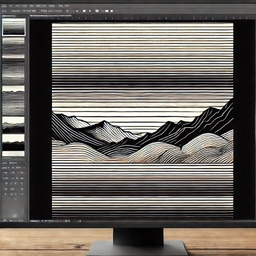
#> input picture media/h_edgy.jpeg, 256 x 256 px, shrunk from 1024 x 1024 before the run, found by its file name
$ jupyter execute 05_convolution_operation.ipynb   (shell and % lines are left out)
#> lines starting #> are read from the running program, lines starting #| are printed output that depends on the picture
# The Convolution Operation

[cell 1]
# run this cell first

[cell 2]
from PIL import Image
import numpy as np
import matplotlib.pyplot as plt

[cell 3]
def apply_convolution(input_matrix, filter_matrix):
    """Apply a 2D filter to a single-channel matrix."""
    if input_matrix.ndim != 2:
        raise ValueError("apply_convolution expects a 2D, single-channel matrix.")

    # Get the dimensions of the input and filter
    input_height, input_width = input_matrix.shape[0], input_matrix.shape[1]
    filter_height, filter_width = filter_matrix.shape

    # Calculate the dimensions of the output matrix
    output_height = input_height - filter_height + 1
    output_width = input_width - filter_width + 1

    # Initialize the output matrix
    output_matrix = np.zeros((output_height, output_width))

    # Perform the convolution operation
    for i in range(output_height):
        for j in range(output_width):
            region = input_matrix[i:i+filter_height, j:j+filter_width]
            output_matrix[i, j] = np.sum(region * filter_matrix)

    return output_matrix


def apply_convolution_rgb(input_matrix, filter_matrix):
    """Apply the same 2D filter independently to each RGB channel."""
    if input_matrix.ndim != 3 or input_matrix.shape[2] != 3:
        raise ValueError("apply_convolution_rgb expects an RGB array with shape (height, width, 3).")

    input_height, input_width, channels = input_matrix.shape
    filter_height, filter_width = filter_matrix.shape
    output_height = input_height - filter_height + 1
    output_width = input_width - filter_width + 1
    output_matrix = np.zeros((output_height, output_width, channels))

    # Add a singleton channel dimension so the spatial filter is shared by R, G, and B.
    channel_filter = filter_matrix[:, :, np.newaxis]
    for i in range(output_height):
        for j in range(output_width):
            region = input_matrix[i:i+filter_height, j:j+filter_width, :]
            output_matrix[i, j, :] = np.sum(
                region * channel_filter, axis=(0, 1)
            )

    return output_matrix

## 1-Channel Matrix Examples

### Example 1

[cell 4]
# Define the 6x6 input matrix
input_matrix = np.array([
    [3, 0, 2, 1, 6, 1],
    [8, 5, 3, 5, 2, 4],
    [9, 7, 3, 2, 6, 3],
    [0, 9, 0, 6, 9, 9],
    [1, 2, 3, 5, 2, 7],
    [7, 1, 2, 4, 3, 8],
])

# Define the 3x3 filter
filter_matrix = np.array([
    [-1, -1, -1],
    [ 0,  0,  0],
    [ 1,  1,  1],
])

output_matrix = apply_convolution(input_matrix, filter_matrix)

print("Input Matrix:\n", input_matrix)
print("Filter Matrix:\n", filter_matrix)
print("Output Matrix:\n", output_matrix)

### Example 2

[cell 5]
input_matrix = np.array([
    [0, 0, 0, 0, 0, 0],
    [0, 0, 0, 0, 0, 0],
    [0, 0, 0, 0, 0, 0],
    [9, 9, 9, 9, 9, 9],
    [9, 9, 9, 9, 9, 9],
    [9, 9, 9, 9, 9, 9],
])

# Define the 3x3 filter
filter_matrix = np.array([
    [-1, -1, -1],
    [ 0,  0,  0],
    [ 1,  1,  1],
])

output_matrix = apply_convolution(input_matrix, filter_matrix)

print("Input Matrix:\n", input_matrix)
print("Filter Matrix:\n", filter_matrix)
print("Output Matrix:\n", output_matrix)

## Image examples

An RGB image contains three matrices: one each for red, green, and blue. For edge detection, we will first convert the image to a single luminance channel. This produces an interpretable grayscale response showing where intensity changes.

For blur and sharpening, we will instead apply the same spatial filter independently to all three color channels so that the output remains an RGB image.

[cell 6]
# Load the image
image_path =  "/content/media//h_edgy.jpeg"
image = Image.open(image_path).convert("RGB")
#> image is the input picture: PIL image 256x256 RGB; mean R, G, B 107.6, 103, 97.1

fig, axs = plt.subplots(figsize=(10, 5))  # Adjust the figsize to make the images smaller
axs.imshow(image)
axs.axis('off')
plt.show()

[cell 7]
# Edge-detection filters operate on a single luminance channel.
edge_filters = {
    # vertical edge detection: gradient along the horizontal is measured
    # Vertical Sobel
    "vsobel": np.array([
        [-1, 0, 1],
        [-2, 0, 2],
        [-1, 0, 1]
    ]),
    # horizontal edge detection: gradient along the vertical is measured
    # Horizontal Sobel
    "hsobel": np.array([
        [-1, -2, -1],
        [0, 0, 0],
        [1, 2, 1]
    ]),
    # vertical edge detection: gradient along the horizontal is measured
    # Vertical Prewitt
    "vprewitt": np.array([
        [-1, 0, 1],
        [-1, 0, 1],
        [-1, 0, 1]
    ]),
    # horizontal edge detection: gradient along the vertical is measured
    # Horizontal Prewitt
    "hprewitt": np.array([
        [-1, -1, -1],
        [0, 0, 0],
        [1, 1, 1]
    ]),
}

# Enhancement filters are applied independently to the R, G, and B channels.
color_filters = {
    # Sharpen
    "sharpen": np.array([
        [0, -1, 0],
        [-1, 5, -1],
        [0, -1, 0]
    ]),
    # Box Blur
    "boxblur": np.array([
        [1/9, 1/9, 1/9],
        [1/9, 1/9, 1/9],
        [1/9, 1/9, 1/9]
    ])
}

[cell 8]
rgb_input = np.asarray(image, dtype=float)
grayscale_input = np.asarray(image.convert("L"), dtype=float)
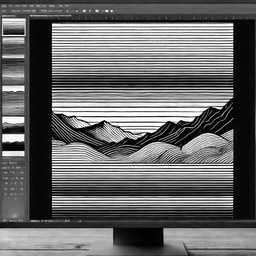
#> grayscale_input: shape (256, 256) float64; min 0, max 255, mean 103.7

# Edge filters work on luminance, so their responses are intentionally grayscale.
edge_responses = {
    name: apply_convolution(grayscale_input, kernel)
    for name, kernel in edge_filters.items()
}
#> after the loop in apply_convolution (call 3), `for i in range(output_height):`:
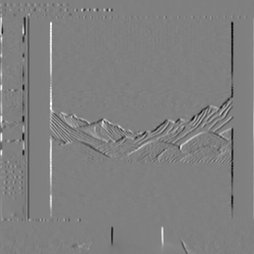
#> output_matrix: shape (254, 254) float64; min -918, max 911, mean -0.8; drawn with min black and max white
#> after the loop in apply_convolution (call 4), `for i in range(output_height):`:
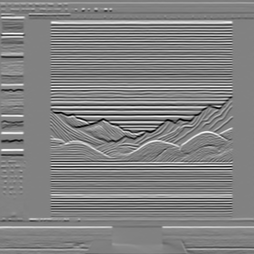
#> output_matrix: shape (254, 254) float64; min -1014, max 979, mean 1.8; drawn with min black and max white
#> edge_responses = 4 items
edge_responses["sobel magnitude"] = np.hypot(
    edge_responses["vsobel"], edge_responses["hsobel"]
)
edge_responses["prewitt magnitude"] = np.hypot(
    edge_responses["vprewitt"], edge_responses["hprewitt"]
)

fig, axs = plt.subplots(1, len(edge_responses) + 1, figsize=(22, 5))
axs[0].imshow(grayscale_input, cmap="gray", vmin=0, vmax=255)
axs[0].set_title("Luminance input")
axs[0].axis("off")

for ax, (filter_name, response) in zip(axs[1:], edge_responses.items()):
    if "magnitude" in filter_name:
        # Magnitude is non-negative: brighter pixels indicate stronger edges.
        ax.imshow(response, cmap="gray", vmin=0, vmax=response.max())
    else:
        # Directional responses are signed; middle gray represents zero.
        limit = np.max(np.abs(response))
        ax.imshow(response, cmap="gray", vmin=-limit, vmax=limit)
    ax.set_title(filter_name)
    ax.axis("off")
#> this loop made 6 passes
#> (filter_name, limit) on passes 1 to 4: ('vsobel', 918), ('hsobel', 1014), ('vprewitt', 684), ('hprewitt', 761)
#> filter_name on passes 5 to 6: 'sobel magnitude', 'prewitt magnitude'

fig.suptitle("Edge detection on one luminance channel")
plt.tight_layout()
plt.show()
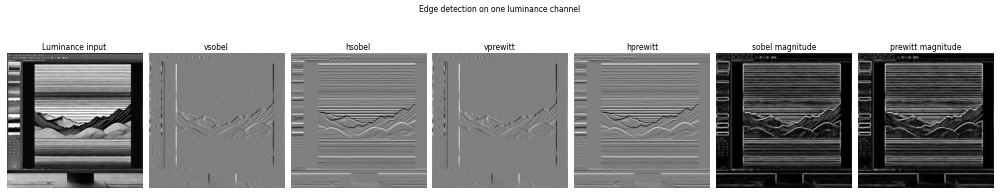
#> figure drawn by matplotlib, 7 panels

# Blur and sharpen each RGB channel independently to preserve color.
color_responses = {
    name: np.clip(apply_convolution_rgb(rgb_input, kernel), 0, 255).astype(np.uint8)
    for name, kernel in color_filters.items()
}
#> after the loop in apply_convolution_rgb, `for i in range(output_height):`:
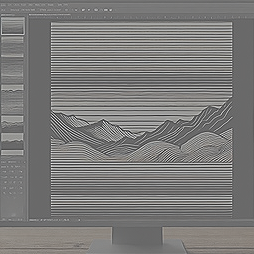
#> output_matrix: shape (254, 254, 3) float64; mean R, G, B 107.9, 103.2, 97.4; drawn with min black and max white
#> after the loop in apply_convolution_rgb (call 2), `for i in range(output_height):`:
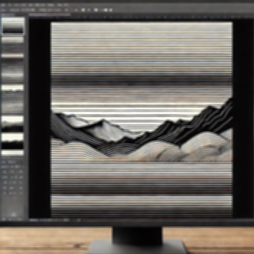
#> output_matrix: shape (254, 254, 3) float64; mean R, G, B 108.1, 103.4, 97.6
#> color_responses = 2 items

fig, axs = plt.subplots(1, len(color_responses) + 1, figsize=(14, 5))
axs[0].imshow(rgb_input.astype(np.uint8))
axs[0].set_title("Original RGB image")
axs[0].axis("off")

for ax, (filter_name, response) in zip(axs[1:], color_responses.items()):
    ax.imshow(response)
    ax.set_title(filter_name)
    ax.axis("off")
#> this loop made 2 passes

fig.suptitle("Color-preserving convolution, applied channel by channel")
plt.tight_layout()
plt.show()
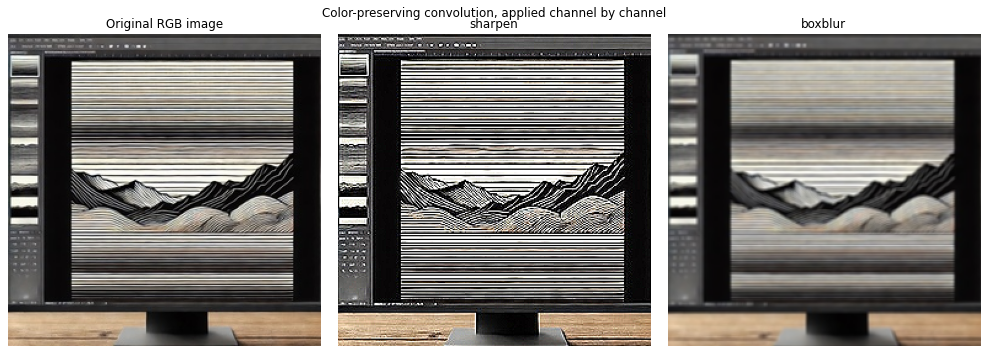
#> figure drawn by matplotlib, 3 panels

## Padding

[cell 9]
# Define the 6x6 input matrix
input_matrix = np.array([
    [3, 0, 2, 1, 6, 1],
    [8, 5, 3, 5, 2, 4],
    [9, 7, 3, 2, 6, 3],
    [0, 9, 0, 6, 9, 9],
    [1, 2, 3, 5, 2, 7],
    [7, 1, 2, 4, 3, 8],
])

# Define the 3x3 filter
filter_matrix = np.array([
    [-1, -1, -1],
    [ 0,  0,  0],
    [ 1,  1,  1],
])

# APPLY PADDING
pad_value = 0
pad_width = 1 # p
padded_input_matrix = np.pad(
    input_matrix, pad_width=1, mode='constant', constant_values=0
)

output_matrix = apply_convolution(padded_input_matrix, filter_matrix)

print("Input Matrix SHAPE:\n", input_matrix.shape)
print("Padded Input Matrix SHAPE:\n", input_matrix.shape)
print("Filter Matrix SHAPE:\n", filter_matrix.shape)
print("Output Matrix SHAPE:\n", output_matrix.shape)

print("Output Matrix:\n", output_matrix)

## Strides

[cell 10]
# UPDATED convolution operation
def apply_convolution(input_matrix, filter_matrix, pad_size=0, pad_value=0, stride=1):
    # Apply zero padding to the input matrix
#> called with input_matrix = array of shape (6, 6), filter_matrix = array of shape (3, 3), pad_size = 1, pad_value = 0, stride = 2
    padded_matrix = np.pad(input_matrix, pad_width=pad_size, mode='constant', constant_values=pad_value)

    # Get the dimensions of the padded input and filter
    padded_height, padded_width = padded_matrix.shape
    filter_height, filter_width = filter_matrix.shape

    # Calculate the dimensions of the output matrix
    output_height = (padded_height - filter_height) // stride + 1
    output_width = (padded_width - filter_width) // stride + 1

    # Initialize the output matrix
    output_matrix = np.zeros((output_height, output_width))

    # Perform the convolution operation
    for i in range(0, output_height):
        for j in range(0, output_width):
            current_region = padded_matrix[i*stride:i*stride+filter_height, j*stride:j*stride+filter_width]
            output_matrix[i, j] = np.sum(current_region * filter_matrix)

    return output_matrix

$ run again, with media/cat.jpeg copied over media/h_edgy.jpeg
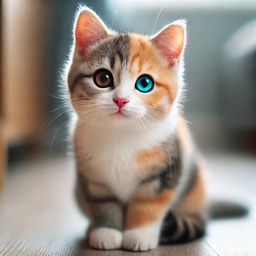
#> input picture media/cat.jpeg, 256 x 256 px, shrunk from 1024 x 1024 before the run, found by its file name
#> image is the input picture: PIL image 256x256 RGB; mean R, G, B 149.8, 139.8, 130.3
#> after the loop in apply_convolution (call 4), `for i in range(output_height):`:
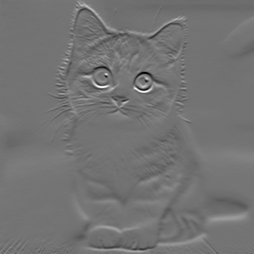
#> output_matrix: shape (254, 254) float64; min -714, max 858, mean -0.8; drawn with min black and max white
#> edge_responses = 4 items
#> the loop `for ax, (filter_name, response) in zip(axs[1:], edge_responses.items()):` made 6 passes
#> (filter_name, limit) on passes 1 to 4: ('vsobel', 896), ('hsobel', 858), ('vprewitt', 670), ('hprewitt', 636)
#> color_responses = 2 items
#> the loop `for ax, (filter_name, response) in zip(axs[1:], color_responses.items(..` made 2 passes
#> filter_name on passes 1 to 2: 'sharpen', 'boxblur'
#> `plt.show()`:
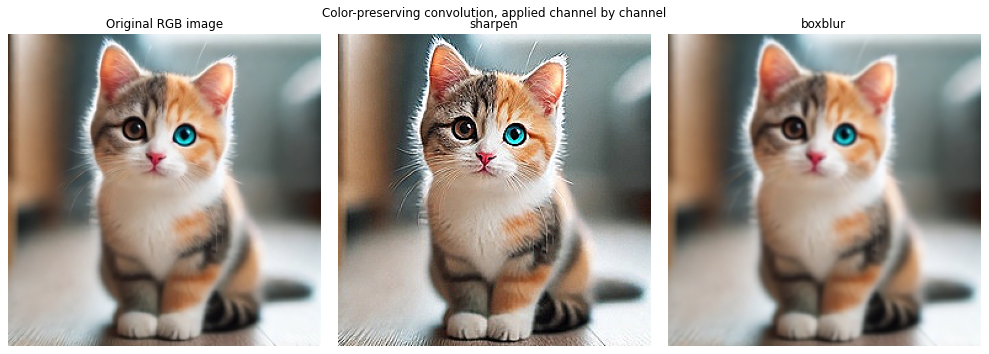
#> figure drawn by matplotlib, 3 panels

$ run again, with media/two_cats.jpeg copied over media/h_edgy.jpeg
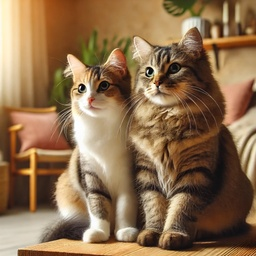
#> input picture media/two_cats.jpeg, 256 x 256 px, shrunk from 1024 x 1024 before the run, found by its file name
#> image is the input picture: PIL image 256x256 RGB; mean R, G, B 141.2, 110.5, 78.2
#> after the loop in apply_convolution (call 4), `for i in range(output_height):`:
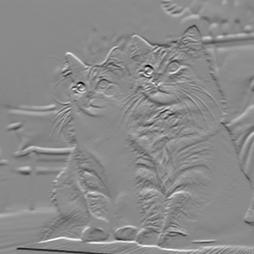
#> output_matrix: shape (254, 254) float64; min -821, max 692, mean 0.8; drawn with min black and max white
#> edge_responses = 4 items
#> the loop `for ax, (filter_name, response) in zip(axs[1:], edge_responses.items()):` made 6 passes
#> (filter_name, limit) on passes 1 to 4: ('vsobel', 922), ('hsobel', 821), ('vprewitt', 670), ('hprewitt', 614)
#> color_responses = 2 items
#> the loop `for ax, (filter_name, response) in zip(axs[1:], color_responses.items(..` made 2 passes
#> filter_name on passes 1 to 2: 'sharpen', 'boxblur'
#> `plt.show()`:
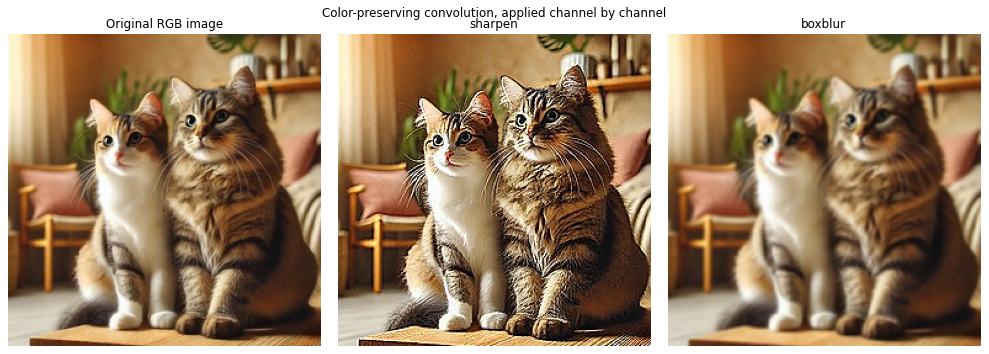
#> figure drawn by matplotlib, 3 panels
